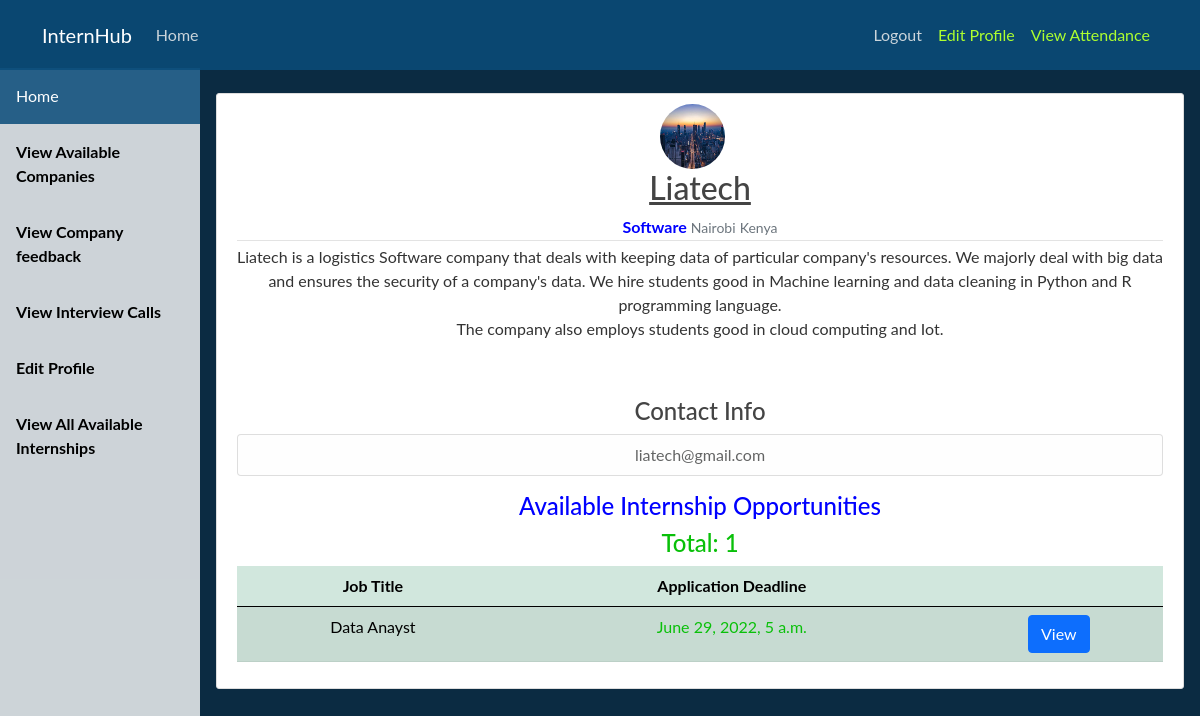
/student/view-company/1 (signed in), run on an earlier commit of the app's database.
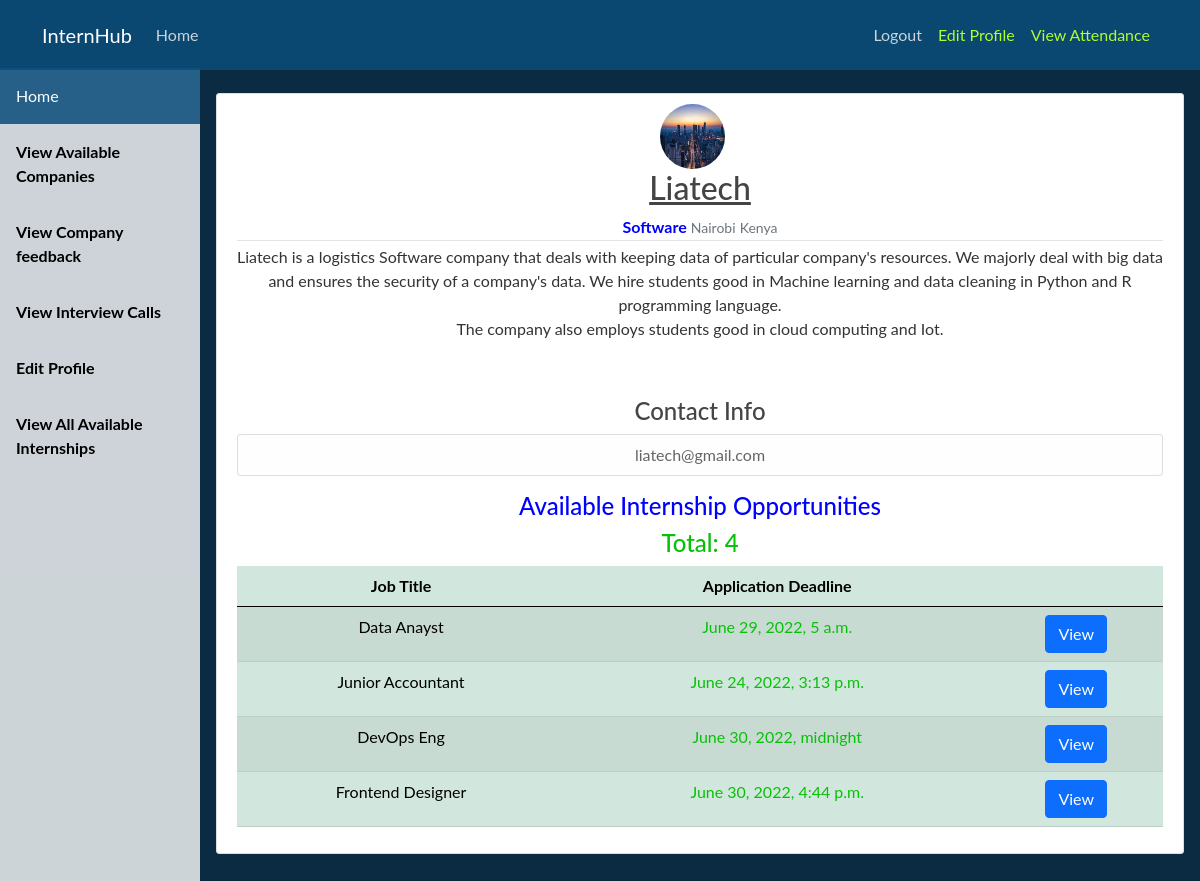
And on a later commit of the database.
### company/models.py (models this page shows)
class Company(models.Model):
    user  = models.OneToOneField(User, on_delete=models.CASCADE)
    field = models.CharField(max_length=200, null=True)
    country = models.CharField(max_length=200, null=True)
    city = models.CharField(max_length=200, null=True)
    profilePic = models.ImageField(default='default.jpg', upload_to='profile_pics')
    description = models.TextField(null=True)
    opened = models.CharField(max_length=20, null=True)

class InternJob(models.Model):
   company = models.ForeignKey(Company, on_delete=models.CASCADE)
   title = models.CharField(max_length=100, null=False)
   deadline = models.DateTimeField()
   resume = models.CharField(max_length=20)
   transcript = models.CharField(max_length=20)
   recommendation = models.CharField(max_length=20)
   cover_letter = models.CharField(max_length=20)
   requirements = models.TextField()

### student/views.py (the view)
# urls.py: path('view-company/<int:param>', view_company, name='view-company'),
@login_required
def view_company(request, param):
    company = Company.objects.filter(pk=param).first()
    print(company.internjob_set.all()) #querying all the internjobs of the company
    if not company:
        messages.warning(request, 'Wrong Comany Page')
        return redirect('student-dashboard')
    return render(request, 'student/view_company.html', {'company': company})

### student/templates/student/view_company.html
{% extends 'student/dashboard_base.html' %}
{% block body %}
    <br>
    <article class="media content-section">
        <img  class="rounded-circle article-img" src="{{ company.profilePic.url }}" >
        <div class="media-body">
            <h2><a class="article-title" href="{% url 'view-company' company.pk %}">{{ company.user.username }}</a></h2>
            <div class="article-metadata">
                <b style="color: blue;" >{{ company.field }}</b>
                <small class="text-muted">{{ company.city }}</small>
                <small class="text-muted">{{ company.country }}</small>
            </div>
            <p class="article-content">{{ company.description }}</p>
            <p class="article-content">
                <h4>Contact Info</h4>
                <ul class="list-group">
                    <li class="list-group-item list-group-item-light">{{ company.user.email }}</li>
                </ul>
            </p>
            <h4 style="color: blue;">Available Internship Opportunities</h4>
            {% if company.internjob_set.all|length < 1 %}
                <li class="list-group-item list-group-item-light">No Internships Opportunities Currently</li>
                <a class="btn btn-primary" href="#" role="button">Apply For Internship</a>
            {% else %}
                <h4 style="color: #09c009;">Total: {{company.internjob_set.all|length}}</h4>
                <table class="table table-success table-striped table-hover">
                    <thead>
                        <tr>
                            <th scope="col">Job Title</th>
                            <th scope="col">Application Deadline</th>
                            <th scope="col"></th>
                        <tbody>
                            {% for job in company.internjob_set.all %}
                                <tr>
                                    <td>{{ job.title }}</td>
                                    <td style="color: #09c009;">{{ job.deadline }}</td>
                                    <td><a class="btn btn-primary" href="{% url 'view-job' job.pk %}" role="button">View</a></td>
                                </tr>
                            {% endfor %}
                        </tbody>
                    </thead>
                </table>
            {% endif %}
        </div>
    </article>
{% endblock %}

What changed in the data, as far as the page shows it:
computed for Company "Software": internjob_set.all|length "1" → "4"
added InternJob: title "Junior Accountant", deadline "June 24, 2022, 3:13 p.m."
added InternJob: title "DevOps Eng", deadline "June 30, 2022, midnight"
added InternJob: title "Frontend Designer", deadline "June 30, 2022, 4:44 p.m."
